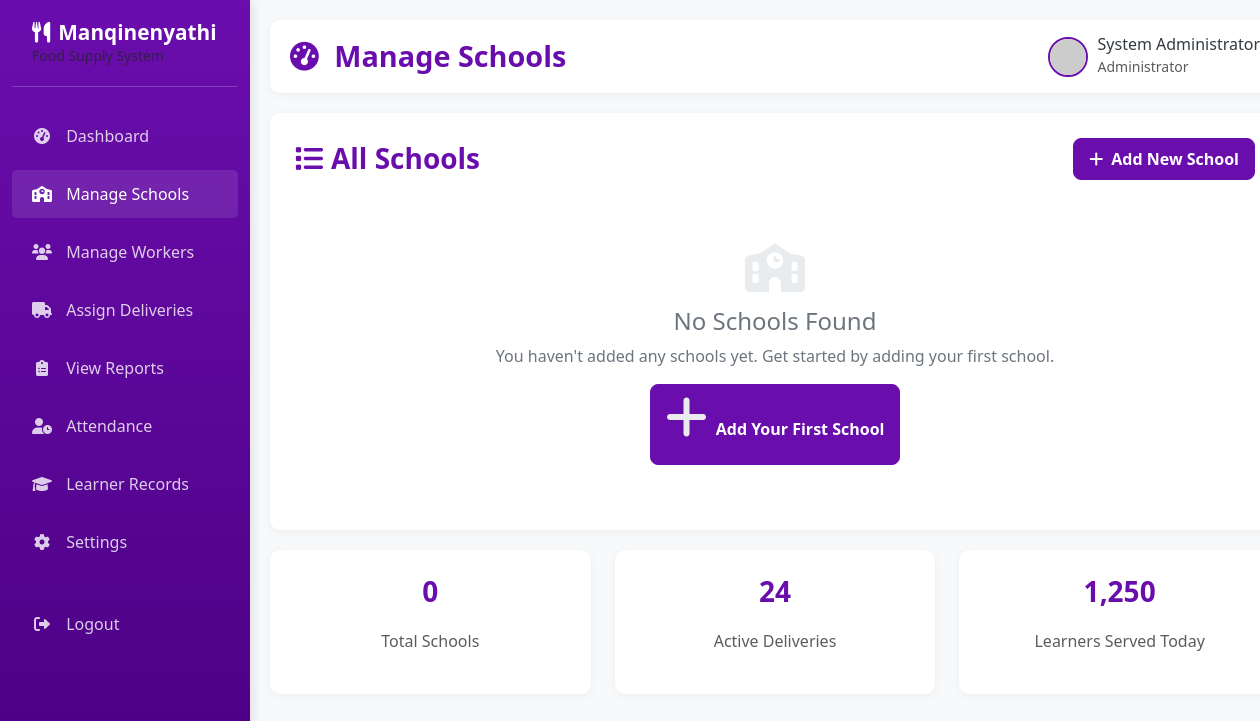
The page /admin/schools (signed in) on the database as committed earlier.
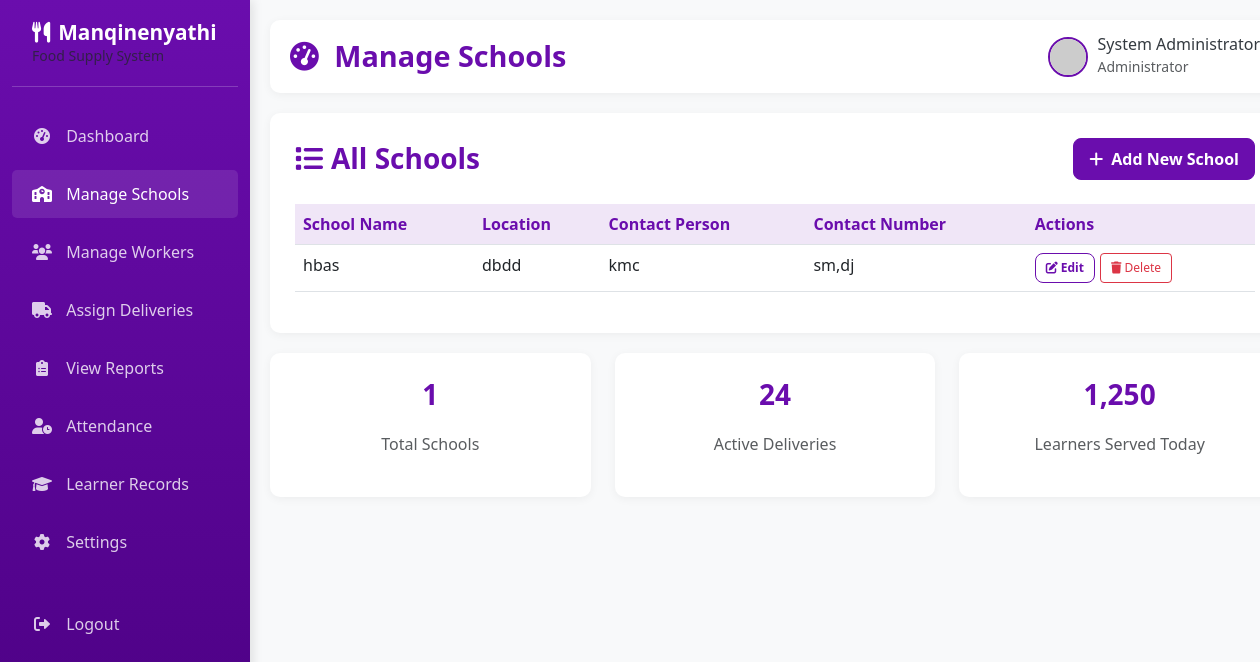
The same page on the database as committed later.
### app.py (models this page shows)
class School(db.Model):
    __tablename__ = 'schools'
    school_id = db.Column(db.Integer, primary_key=True)
    school_name = db.Column(db.String(150), nullable=False)
    location = db.Column(db.String(150), nullable=False)
    contact_person = db.Column(db.String(100), nullable=False)
    contact_number = db.Column(db.String(20), nullable=False)
    created_at = db.Column(db.DateTime, default=datetime.utcnow)
    deliveries = db.relationship('Delivery', backref='school')
    attendance = db.relationship('Attendance', backref='school')
    learners = db.relationship('Learner', backref='school')

### app.py (the view)
@app.route('/admin/schools')
def manage_schools():
    if session.get('role') != 'admin':
        return redirect(url_for('home'))
    schools = School.query.order_by(School.school_name).all()
    return render_template('manage_schools.html', schools=schools)

### templates/manage_schools.html (shortened to what this page needs)
{% extends "admin_base.html" %}
{% block page_title %}Manage Schools{% endblock %}
{% block content %}
<div class="content-card">
    <div class="d-flex justify-content-between align-items-center mb-4">
        <h3 class="mb-0"><i class="fas fa-list me-2"></i>All Schools</h3>
        <a href="{{ url_for('add_school') }}" class="btn btn-primary">
            <i class="fas fa-plus me-1"></i> Add New School
        </a>
    </div>
    {% if schools %}
    <div class="table-responsive">
        <table class="table table-hover">
            <thead>
                <tr>
                    <th>School Name</th>
                    <th>Location</th>
                    <th>Contact Person</th>
                    <th>Contact Number</th>
                    <th>Actions</th>
                </tr>
            </thead>
            <tbody>
                {% for school in schools %}
                <tr>
                    <td>{{ school.school_name }}</td>
                    <td>{{ school.location }}</td>
                    <td>{{ school.contact_person }}</td>
                    <td>{{ school.contact_number }}</td>
                    <td>
                        <div class="action-buttons">
                            <a href="{{ url_for('edit_school', school_id=school.school_id) }}" class="btn btn-outline-primary btn-sm">
                                <i class="fas fa-edit"></i> Edit
                            </a>
                            <form action="{{ url_for('delete_school', school_id=school.school_id) }}" method="POST" class="d-inline">
                                <button type="submit" class="btn btn-outline-danger btn-sm" onclick="return confirm('Are you sure you want to delete this school?')">
                                    <i class="fas fa-trash"></i> Delete
                                </button>
                            </form>
                        </div>
                    </td>
                </tr>
                {% endfor %}
            </tbody>
        </table>
    </div>
    {% else %}
    <div class="empty-state">
        <i class="fas fa-school"></i>
        <h4>No Schools Found</h4>
        <p>You haven't added any schools yet. Get started by adding your first school.</p>
        <a href="{{ url_for('add_school') }}" class="btn btn-primary">
            <i class="fas fa-plus me-1"></i> Add Your First School
        </a>
    </div>
    {% endif %}
</div>
<div class="row">
    <div class="col-md-4">
        <div class="content-card text-center">
            <h3>{{ schools|length }}</h3>
            <p class="text-muted">Total Schools</p>
        </div>
    </div>
    <div class="col-md-4">
        <div class="content-card text-center">
            <h3>24</h3>
            <p class="text-muted">Active Deliveries</p>
        </div>
    </div>
    <div class="col-md-4">
        <div class="content-card text-center">
            <h3>1,250</h3>
            <p class="text-muted">Learners Served Today</p>
        </div>
    </div>
</div>
{% endblock %}

Rows that differ between the two databases and show on the page:
added School: school_name "hbas", location "dbdd", contact_person "kmc", contact_number "sm,dj"
Other text that changed with them:
{{ schools|length }}: "0" → "1"
text no longer shown: "No Schools Found You haven't added any schools yet. Get started by adding your first school. Add Your First School"
text now shown: "School Name Location Contact Person Contact Number Actions"
